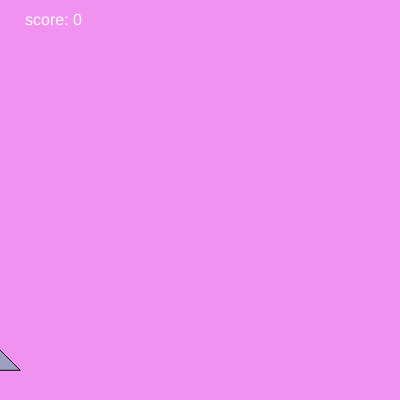
Frame 1 (no input)
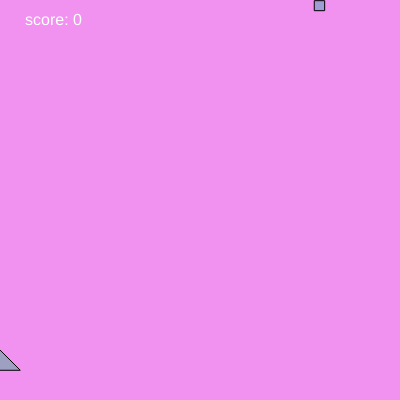
Frame 60 (no input)
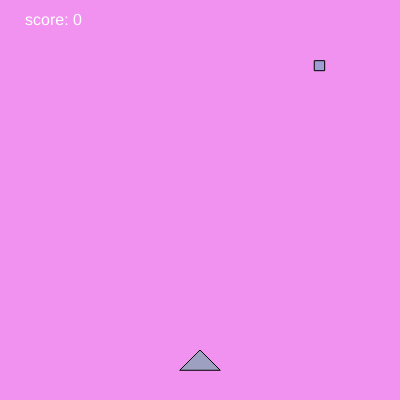
Frame 120 (the mouse pressed at the canvas centre since frame 60)

The p5.js sketch that drew these frames (run headless with seeded random() and noise() and a simulated clock; from frame 60 on, the mouse is pressed at the canvas centre):

// p5.js sketch
// ── sketch.js
let bullets = [];
let enemies = [];
let score = 0;
let incrementSpeed=1;
function setup() {
  createCanvas(400, 400);
  setInterval(incSpeed,20000);
  setInterval(bulletsCreated,200)
  for (let i = 1; i <= 10; i++) {
    let enemy = {
      x: random(10, width - 20),
      y: random(-800, 0),
    };
    enemies.push(enemy);
    
  }
  
}
function draw() {
  background('rgb(241,146,241)');
  rectMode(CENTER);
  fill('#9EA0C1')
  triangle(mouseX-20,height-30,mouseX, height - 50, mouseX+20,height-30);
  textSize(16);
  fill('white')
  text(`score: ${score}`, 25, 25);
  for (let bullet of bullets) {
    bullet.y -= 3;
    fill('rgb(242,247,214)')
    circle(bullet.x, bullet.y, 10);
  }

  for (let enemy of enemies) {
    enemy.y += incrementSpeed;
    fill('rgb(158,158,212)')
    rect(enemy.x, enemy.y, 10);
    if (enemy.y > height) {
      fill('white')
      textSize(24);
      text("YOU LOSE", (width / 2)-70, height / 2+10);
      noLoop();
    }
  }

  for (let enemy of enemies) {
    for (let bullet of bullets) {
      if (dist(enemy.x, enemy.y, bullet.x, bullet.y) < 10) {
        // console.log(dist(enemy.x, enemy.y, bullet.x, bullet.y));

        enemies.splice(enemies.indexOf(enemy), 1);
        bullets.splice(bullets.indexOf(bullet), 1);
        newEnemy();
        score++;
      }
    }
  }
}
function incSpeed()
{
  if(incrementSpeed<4)
    {
     incrementSpeed++; 
    }
  console.log(incrementSpeed);
}
function newEnemy() {
  let enemy = {
    x: random(10, width - 20),
    y: random(-800, 0),
  };
  enemies.push(enemy);
}
function bulletsCreated()
{
  
  let bullet = {
    x: mouseX,
    y: height - 50,
  };
  bullets.push(bullet);
}
// function mousePressed() {
//   // console.log('hi')
//   let bullet = {
//     x: mouseX,
//     y: height - 50,
//   };
//   bullets.push(bullet);
// }

// ── style.css
html, body {
    margin: 0;
    padding: 0;
  }
  canvas {
    display: block;
  }
  
  main{
    flex-direction: row;
    display: flex;
    align-items: center;
    justify-content: center;
    padding-top: 50px;
  }
